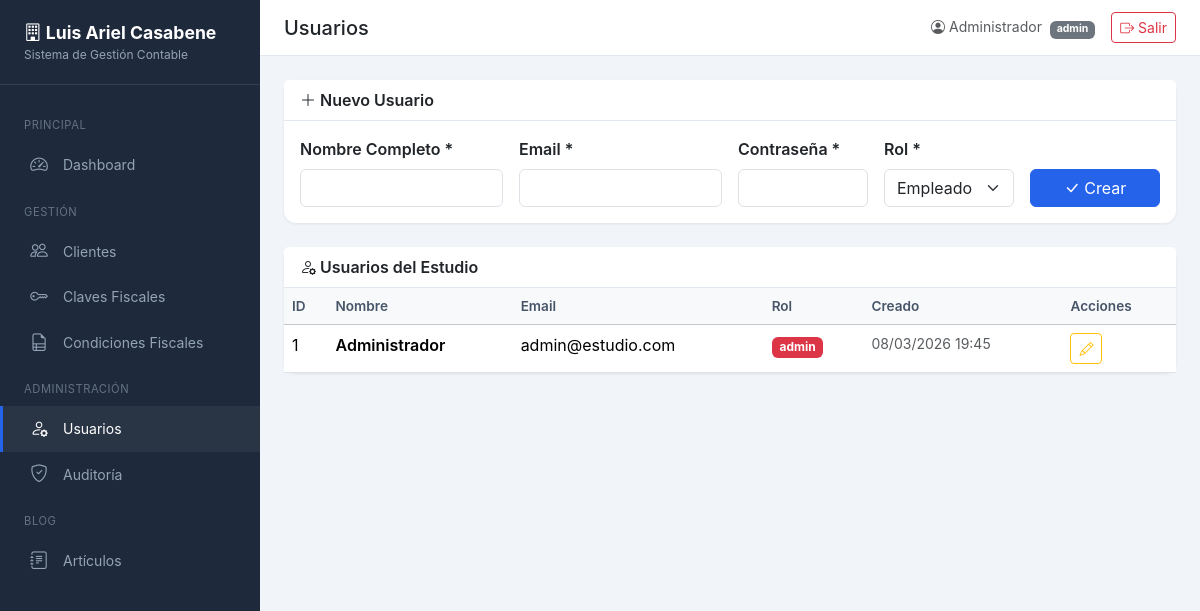
Screenshot of /estudio/usuarios (signed in) with the database file from the repository.
### tables this page shows
CREATE TABLE IF NOT EXISTS `usuarios` (
    `id` INT UNSIGNED AUTO_INCREMENT PRIMARY KEY,
    `nombre_completo` VARCHAR(255) NOT NULL,
    `email` VARCHAR(255) NOT NULL UNIQUE,
    `password_hash` VARCHAR(255) NOT NULL,
    `rol` ENUM('admin', 'empleado', 'cliente') NOT NULL DEFAULT 'empleado',
    `activo` TINYINT(1) NOT NULL DEFAULT 1,
    `created_at` DATETIME NOT NULL DEFAULT CURRENT_TIMESTAMP,
    `updated_at` DATETIME NOT NULL DEFAULT CURRENT_TIMESTAMP ON UPDATE CURRENT_TIMESTAMP
);

### core/helpers.php (called while the page is built, shortened)
<?php
function base_url(string $path = ''): string
{
    static $baseUrl = null;
    if ($baseUrl === null) {
        $appUrl = getenv('APP_URL');
        if ($appUrl && $appUrl !== '') {
            $baseUrl = rtrim($appUrl, '/');
        }
    }
    return $baseUrl . '/' . ltrim($path, '/');
}
function tenant_url(string $path = ''): string
{
    $slug = Tenant::slug();
    return base_url($slug . '/' . ltrim($path, '/'));
}
function e(string $value): string
{
    return htmlspecialchars($value, ENT_QUOTES, 'UTF-8');
}
function view(string $viewPath, array $data = []): void
{
    extract($data);
    $viewFile = __DIR__ . '/../views/' . str_replace('.', '/', $viewPath) . '.php';
    require $viewFile;
}
function is_admin(): bool
{
    return Session::userRole() === 'admin';
}
function format_datetime(?string $date): string
{
    return date('d/m/Y H:i', strtotime($date));
}

### controllers/UsuarioController.php (called while the page is built, shortened)
<?php
class UsuarioController
{
    public function index(): void
    {
        $pdo = Database::tenant();
        $usuarios = $pdo->query("SELECT * FROM usuarios WHERE activo = 1 ORDER BY nombre_completo")->fetchAll();
        view('usuarios.index', ['usuarios' => $usuarios]);
    }
}

### index.php (called while the page is built, shortened)
<?php
$envFile = __DIR__ . '/.env';
if (file_exists($envFile)) {
    $lines = file($envFile, FILE_IGNORE_NEW_LINES | FILE_SKIP_EMPTY_LINES);
    foreach ($lines as $line) {
        if (str_contains($line, '=')) {
            [$key, $value] = explode('=', $line, 2);
            $key = trim($key);
            $value = trim($value);
        }
    }
}
require __DIR__ . '/core/helpers.php';
$appConfig = require __DIR__ . '/config/app.php';
$basePath = rtrim($appConfig['base_path'], '/');
$requestUri = parse_url($_SERVER['REQUEST_URI'], PHP_URL_PATH);
if ($basePath !== '' && str_starts_with($requestUri, $basePath)) {
    $uri = substr($requestUri, strlen($basePath)) ?: '/';
} else {
    $uri = $requestUri ?: '/';
}
$uri = '/' . trim($uri, '/');
$method = $_SERVER['REQUEST_METHOD'];
Router::get('/{slug}/usuarios', function (string $slug) {
    $controller = new Controllers\UsuarioController();
    $controller->index();
});
Router::dispatch($method, $uri);

### core/Session.php (called while the page is built, shortened)
<?php
class Session
{
    public static function start(): void
    {
        if (session_status() === PHP_SESSION_NONE) {
            $config = require __DIR__ . '/../config/app.php';
        }
    }
    public static function get(string $key, $default = null)
    {
        return $_SESSION[$key] ?? $default;
    }
    public static function isLoggedIn(): bool
    {
        return isset($_SESSION['user_id']);
    }
    public static function userId(): ?int
    {
        return $_SESSION['user_id'] ?? null;
    }
    public static function userRole(): ?string
    {
        return $_SESSION['user_role'] ?? null;
    }
}

### core/Tenant.php (called while the page is built, shortened)
<?php
class Tenant
{
    public static function slug(): ?string
    {
        return Session::get('tenant_slug');
    }
    public static function name(): ?string
    {
        return Session::get('tenant_name');
    }
}

### core/Auth.php (called while the page is built, shortened)
<?php
class Auth
{
    public static function check(): bool
    {
        return Session::isLoggedIn();
    }
    public static function user(): ?array
    {
        return [
            'id' => Session::userId(),
            'name' => Session::get('user_name'),
            'email' => Session::get('user_email'),
            'role' => Session::userRole(),
        ];
    }
}

### views/usuarios/index.php (the view, shortened to what this page needs)
<?php $pageTitle = 'Usuarios'; ob_start(); ?>
<div class="card mb-4">
    <div class="card-header"><i class="bi bi-plus-lg"></i> Nuevo Usuario</div>
    <div class="card-body">
        <form method="POST" action="<?= tenant_url('usuarios/store') ?>">
            <div class="row g-3">
                <div class="col-md-3">
                    <label class="form-label fw-semibold">Nombre Completo *</label>
                    <input type="text" name="nombre_completo" class="form-control" required>
                </div>
                <div class="col-md-3">
                    <label class="form-label fw-semibold">Email *</label>
                    <input type="email" name="email" class="form-control" required>
                </div>
                <div class="col-md-2">
                    <label class="form-label fw-semibold">Contraseña *</label>
                    <input type="password" name="password" class="form-control" required>
                </div>
                <div class="col-md-2">
                    <label class="form-label fw-semibold">Rol *</label>
                    <select name="rol" class="form-select" required>
                        <option value="empleado">Empleado</option>
                    </select>
                </div>
                <div class="col-md-2 d-flex align-items-end">
                    <button type="submit" class="btn btn-primary w-100"><i class="bi bi-check-lg"></i> Crear</button>
                </div>
            </div>
        </form>
    </div>
</div>
<div class="card">
    <div class="card-header"><i class="bi bi-person-gear"></i> Usuarios del Estudio</div>
    <div class="card-body p-0">
        <div class="table-responsive">
            <table class="table table-hover mb-0">
                <thead class="table-light">
                    <tr>
                        <th>ID</th>
                        <th>Nombre</th>
                        <th>Email</th>
                        <th>Rol</th>
                        <th>Creado</th>
                        <th>Acciones</th>
                    </tr>
                </thead>
                <tbody>
                    <?php foreach ($usuarios as $u): ?>
                    <tr>
                        <td><?= $u['id'] ?></td>
                        <td class="fw-semibold"><?= e($u['nombre_completo']) ?></td>
                        <td><?= e($u['email']) ?></td>
                        <td>
                            <?php
                            $rolColors = ['admin' => 'danger', 'empleado' => 'primary', 'cliente' => 'success'];
                            $color = $rolColors[$u['rol']] ?? 'secondary';
                            ?>
                            <span class="badge bg-<?= $color ?>"><?= e($u['rol']) ?></span>
                        </td>
                        <td class="small text-muted"><?= format_datetime($u['created_at']) ?></td>
                        <td>
                            <button class="btn btn-sm btn-outline-warning" data-bs-toggle="modal" data-bs-target="#editUser<?= $u['id'] ?>">
                                <i class="bi bi-pencil"></i>
                            </button>
                        </td>
                    </tr>
                    <?php endforeach; ?>
                </tbody>
            </table>
        </div>
    </div>
</div>
<?php $content = ob_get_clean(); require __DIR__ . '/../layouts/app.php'; ?>

### core/Router.php (shortened to what this page needs)
<?php
class Router
{
    private static array $routes = [];
    public static function get(string $path, callable|array $handler): void
    {
        self::$routes['GET'][$path] = $handler;
    }
    public static function post(string $path, callable|array $handler): void
    {
        self::$routes['POST'][$path] = $handler;
    }
    public static function dispatch(string $method, string $uri): void
    {
        $method = strtoupper($method);
        $routes = self::$routes[$method] ?? [];
        foreach ($routes as $pattern => $handler) {
            $regex = self::patternToRegex($pattern);
            if (preg_match($regex, $uri, $matches)) {
                array_shift($matches);
                $params = array_filter($matches, 'is_string', ARRAY_FILTER_USE_KEY);
                if (is_array($handler)) {
                    [$class, $action] = $handler;
                    $controller = new $class();
                    call_user_func_array([$controller, $action], $params);
                } else {
                    call_user_func_array($handler, $params);
                }
                return;
            }
        }
    }
    private static function patternToRegex(string $pattern): string
    {
        $regex = preg_replace('/\{([a-zA-Z_]+)\}/', '(?P<$1>[^/]+)', $pattern);
        return '#^' . $regex . '$#';
    }
}

### views/layouts/app.php (shortened to what this page needs)
<?php
$currentUser = Core\Auth::user();
?>
<!DOCTYPE html>
<html lang="es">
<head>
    <link href="https://cdn.jsdelivr.net/npm/bootstrap@5.3.3/dist/css/bootstrap.min.css" rel="stylesheet">
    <link href="https://cdn.jsdelivr.net/npm/bootstrap-icons@1.11.3/font/bootstrap-icons.min.css" rel="stylesheet">
    <link href="https://cdn.datatables.net/1.13.7/css/dataTables.bootstrap5.min.css" rel="stylesheet">
    <link href="https://cdn.datatables.net/buttons/2.4.2/css/buttons.bootstrap5.min.css" rel="stylesheet">
</head>
<body>
    <nav class="sidebar" id="sidebar">
        <div class="sidebar-brand">
            <i class="bi bi-building"></i> <?= e(Tenant::name() ?? 'Estudio') ?>
            <small>Sistema de Gestión Contable</small>
        </div>
        <div class="sidebar-nav">
            <div class="nav-section">Principal</div>
            <a href="<?= tenant_url('dashboard') ?>" class="<?= str_contains($_SERVER['REQUEST_URI'], '/dashboard') ? 'active' : '' ?>">
                <i class="bi bi-speedometer2"></i> Dashboard
            </a>
            <?php if (is_admin() || is_empleado()): ?>
            <div class="nav-section">Gestión</div>
            <a href="<?= tenant_url('clientes') ?>" class="<?= str_contains($_SERVER['REQUEST_URI'], '/clientes') && !str_contains($_SERVER['REQUEST_URI'], '/claves') ? 'active' : '' ?>">
                <i class="bi bi-people"></i> Clientes
            </a>
            <a href="<?= tenant_url('claves-fiscales/todas') ?>" class="<?= str_contains($_SERVER['REQUEST_URI'], '/claves-fiscales') ? 'active' : '' ?>">
                <i class="bi bi-key"></i> Claves Fiscales
            </a>
            <a href="<?= tenant_url('condiciones-fiscales') ?>" class="<?= str_contains($_SERVER['REQUEST_URI'], '/condiciones-fiscales') ? 'active' : '' ?>">
                <i class="bi bi-file-earmark-ruled"></i> Condiciones Fiscales
            </a>
            <?php endif; ?>
            <?php if (is_admin()): ?>
            <div class="nav-section">Administración</div>
            <a href="<?= tenant_url('usuarios') ?>" class="<?= str_contains($_SERVER['REQUEST_URI'], '/usuarios') ? 'active' : '' ?>">
                <i class="bi bi-person-gear"></i> Usuarios
            </a>
            <a href="<?= tenant_url('auditoria') ?>" class="<?= str_contains($_SERVER['REQUEST_URI'], '/auditoria') ? 'active' : '' ?>">
                <i class="bi bi-shield-check"></i> Auditoría
            </a>
            <div class="nav-section">Blog</div>
            <a href="<?= tenant_url('blog') ?>" class="<?= str_contains($_SERVER['REQUEST_URI'], '/blog') ? 'active' : '' ?>">
                <i class="bi bi-journal-text"></i> Artículos
            </a>
            <?php endif; ?>
        </div>
    </nav>
    <div class="main-content">
        <div class="top-bar">
            <div class="d-flex align-items-center gap-3">
                <h5 class="mb-0"><?= e($pageTitle ?? 'Dashboard') ?></h5>
            </div>
            <div class="d-flex align-items-center gap-3">
                <span class="text-muted small">
                    <i class="bi bi-person-circle"></i> <?= e($currentUser['name'] ?? '') ?>
                    <span class="badge bg-secondary ms-1"><?= e($currentUser['role'] ?? '') ?></span>
                </span>
                <a href="<?= tenant_url('logout') ?>" class="btn btn-sm btn-outline-danger">
                    <i class="bi bi-box-arrow-right"></i> Salir
                </a>
            </div>
        </div>
        <div class="content-area">
            <?= $content ?? '' ?>
        </div>
    </div>
</body>
</html>

### views/layouts/app.php (style rules this page uses)
:root { --sidebar-width: 260px; --primary-color: #2563eb; --sidebar-bg: #1e293b; --sidebar-text: #94a3b8; --sidebar-active: #ffffff; }
body { background: #f1f5f9; font-family: 'Inter', system-ui, sans-serif; }
.sidebar { position: fixed; top: 0; left: 0; bottom: 0; width: var(--sidebar-width); background: var(--sidebar-bg); z-index: 1000; transition: transform .3s; overflow-y: auto; }
.sidebar-brand { padding: 1.25rem 1.5rem; border-bottom: 1px solid rgba(255,255,255,.1); color: #fff; font-weight: 700; font-size: 1.1rem; }
.sidebar-brand small { display: block; font-size: .75rem; color: var(--sidebar-text); font-weight: 400; }
.sidebar-nav { padding: 1rem 0; }
.sidebar-nav .nav-section { padding: .5rem 1.5rem; font-size: .7rem; text-transform: uppercase; letter-spacing: .05em; color: rgba(148,163,184,.6); margin-top: .5rem; }
.sidebar-nav a { display: flex; align-items: center; gap: .75rem; padding: .6rem 1.5rem; color: var(--sidebar-text); text-decoration: none; font-size: .875rem; transition: all .2s; border-left: 3px solid transparent; }
.sidebar-nav a:hover, .sidebar-nav a.active { color: var(--sidebar-active); background: rgba(255,255,255,.05); border-left-color: var(--primary-color); }
.sidebar-nav a i { font-size: 1.1rem; width: 1.5rem; text-align: center; }
.main-content { margin-left: var(--sidebar-width); min-height: 100vh; }
.top-bar { background: #fff; border-bottom: 1px solid #e2e8f0; padding: .75rem 1.5rem; display: flex; align-items: center; justify-content: space-between; }
.content-area { padding: 1.5rem; }
.card { border: none; box-shadow: 0 1px 3px rgba(0,0,0,.08); border-radius: .75rem; }
.card-header { background: #fff; border-bottom: 1px solid #e2e8f0; font-weight: 600; }
.btn-primary { background: var(--primary-color); border-color: var(--primary-color); }
.table th { font-weight: 600; font-size: .85rem; color: #475569; }

### rows the page displays
usuarios: nombre_completo "Administrador", rol "admin", id "1", email "admin@estudio.com", created_at "08/03/2026 19:45"

### other values shown
Tenant::name() "Luis Ariel Casabene"
